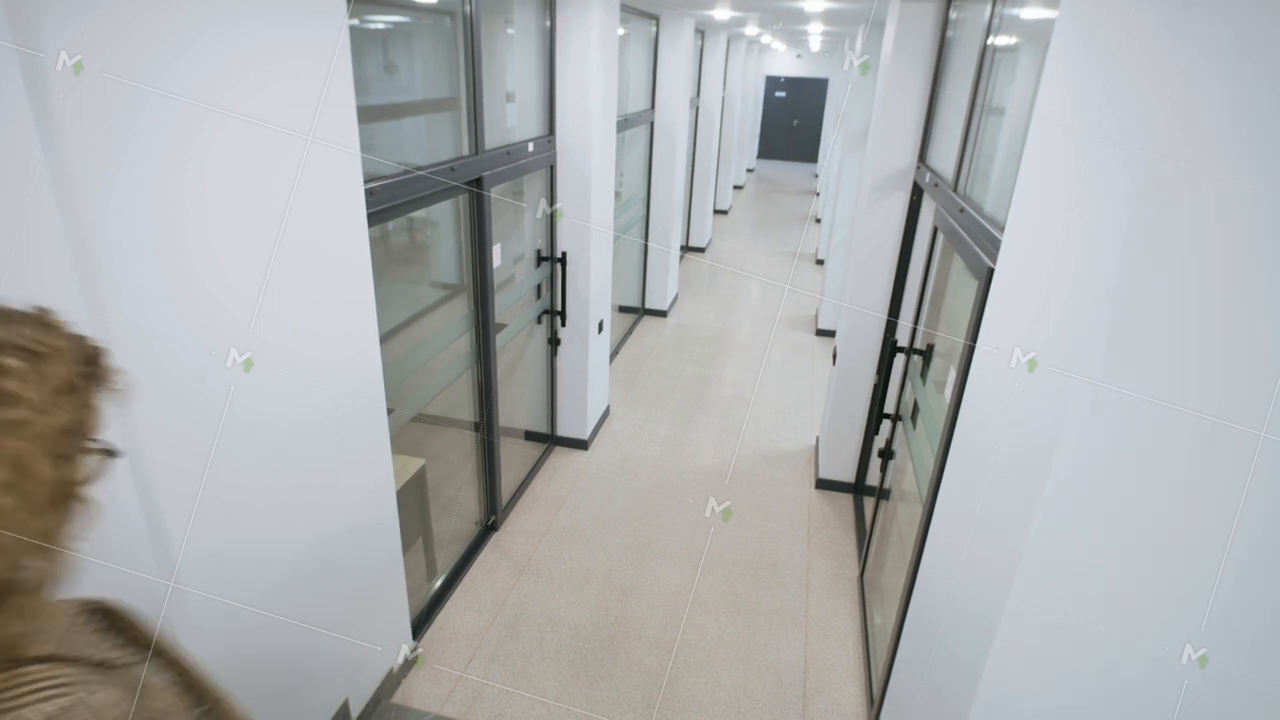
#> input picture frame 95 of code/AI/roi/test.mp4, 1280 x 720 px
$ python roi_test2.py
#> lines starting #> are read from the running program, lines starting #| are printed output that depends on the picture; after the words box and inside, x2 and y2 are one past the last pixel; in counts of white or black regions, pixels touching at a corner belong together
import cv2
import numpy as np

cap = cv2.VideoCapture("test.mp4")
ret, frame = cap.read()
#> frame is the input picture: shape (720, 1280, 3); mean B, G, R 175.8, 175.2, 172.8

if not ret:
    print("영상 못 불러옴")
    exit()

roi = np.array([
    (852, 489),
    (916, 184),
    (938, 205),
    (857, 553)
], np.int32)

cv2.polylines(frame, [roi], True, (0, 255, 0), 2)
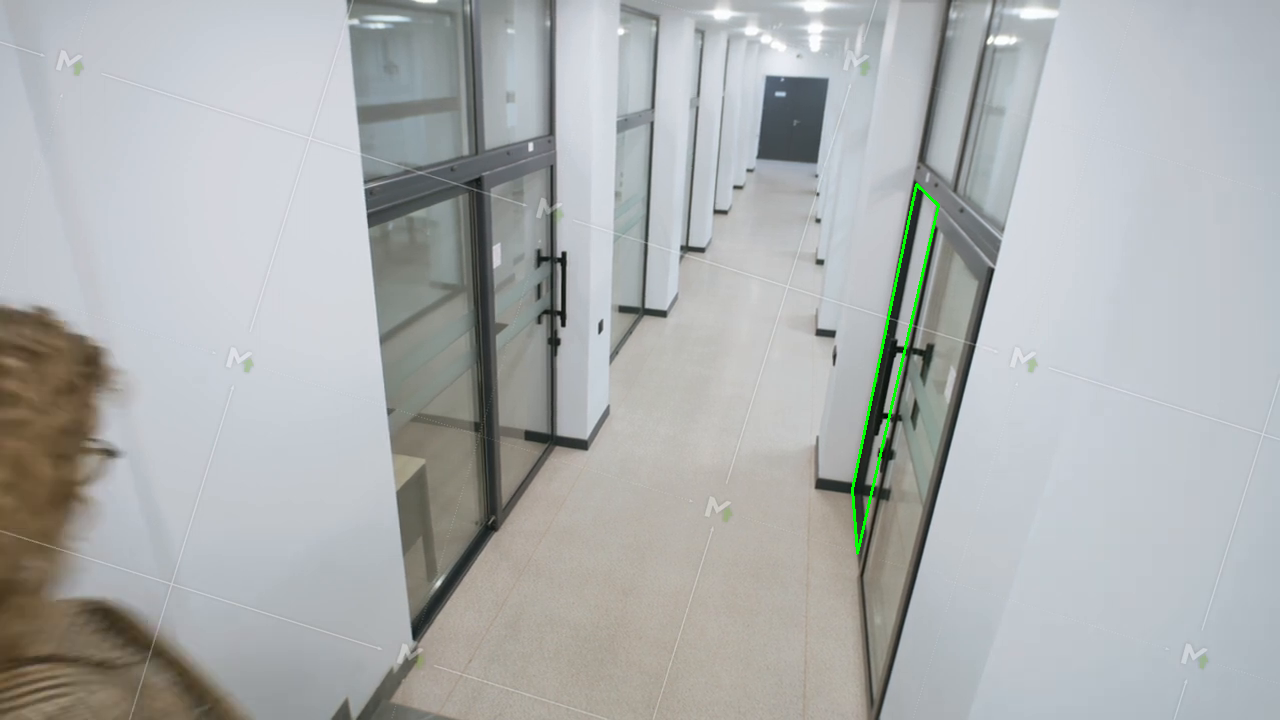
#> frame: shape (720, 1280, 3); 0.24% of pixels changed, all inside (x1, y1, x2, y2) = (851, 183, 940, 555)
cv2.imshow("ROI Check", frame)
cv2.waitKey(0)
cv2.destroyAllWindows()

$ run again, starting later in the video
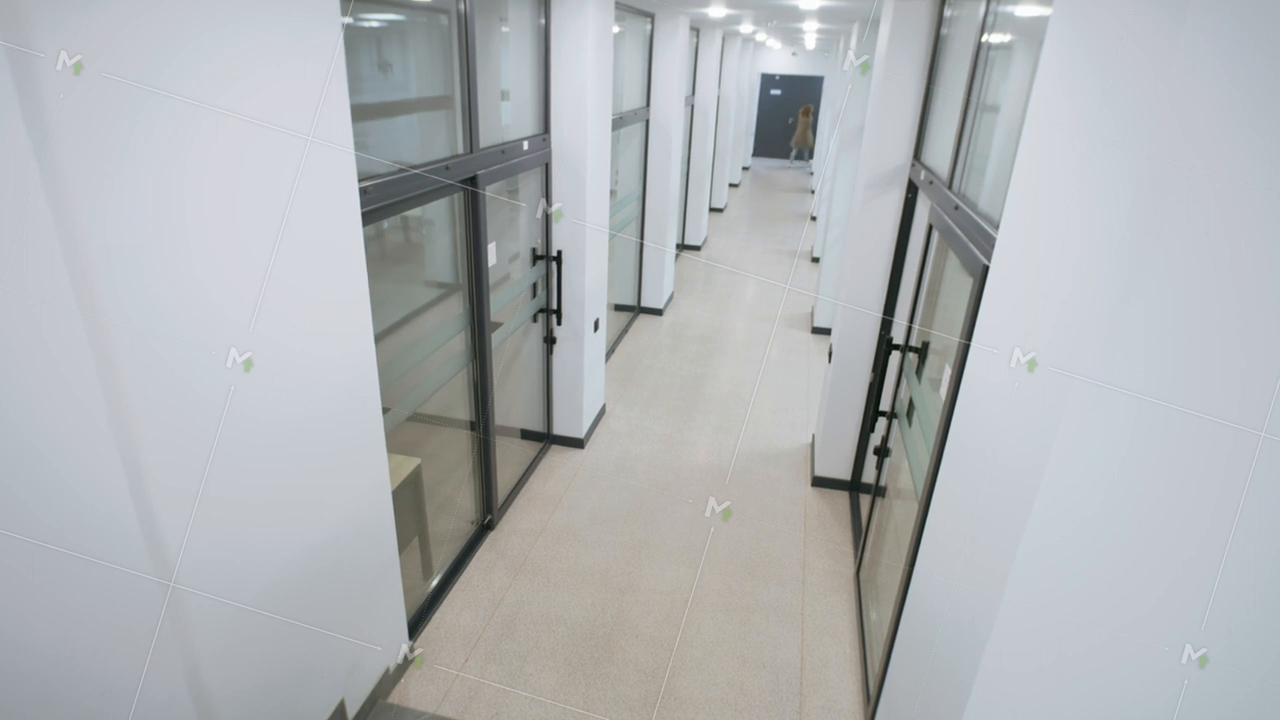
#> input picture frame 427 of code/AI/roi/test.mp4, 1280 x 720 px
#> frame is the input picture: shape (720, 1280, 3); mean B, G, R 182.7, 180.6, 176.9
#> `cv2.polylines(frame, [roi], True, (0, 255, 0), 2)`:
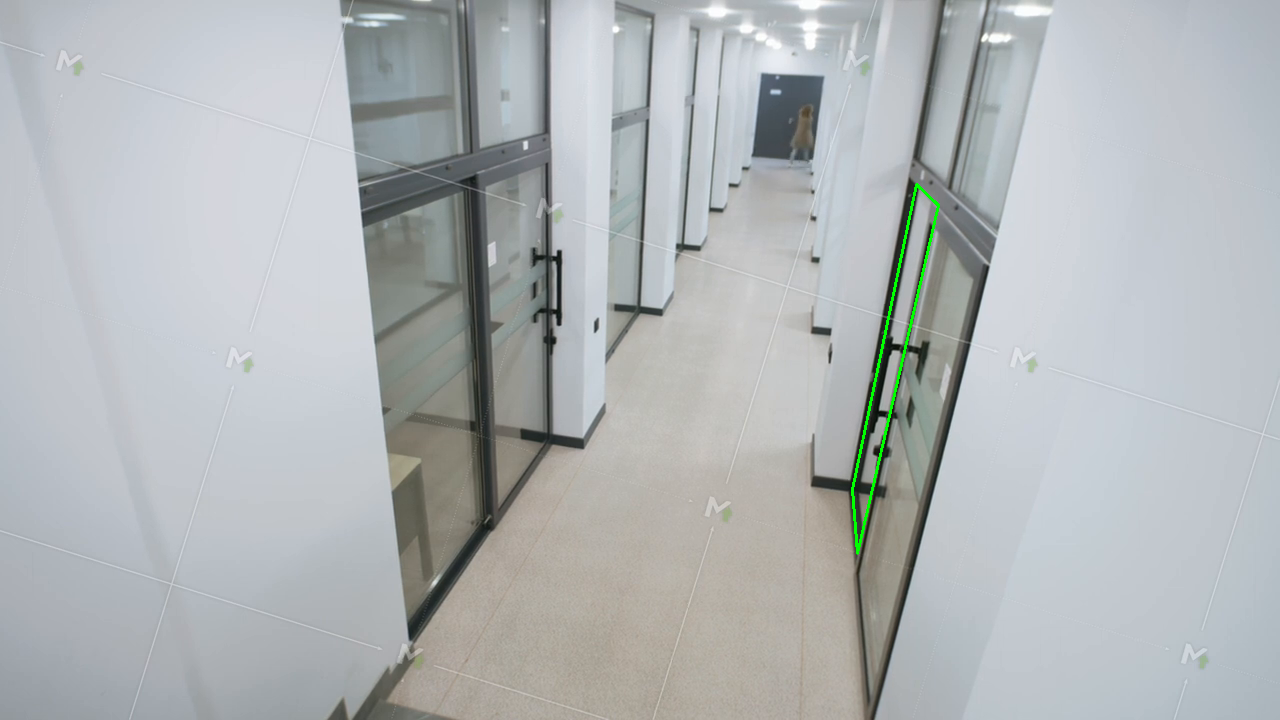
#> frame: shape (720, 1280, 3); 0.24% of pixels changed, all inside (x1, y1, x2, y2) = (851, 183, 940, 555)

$ run again, starting later in the video
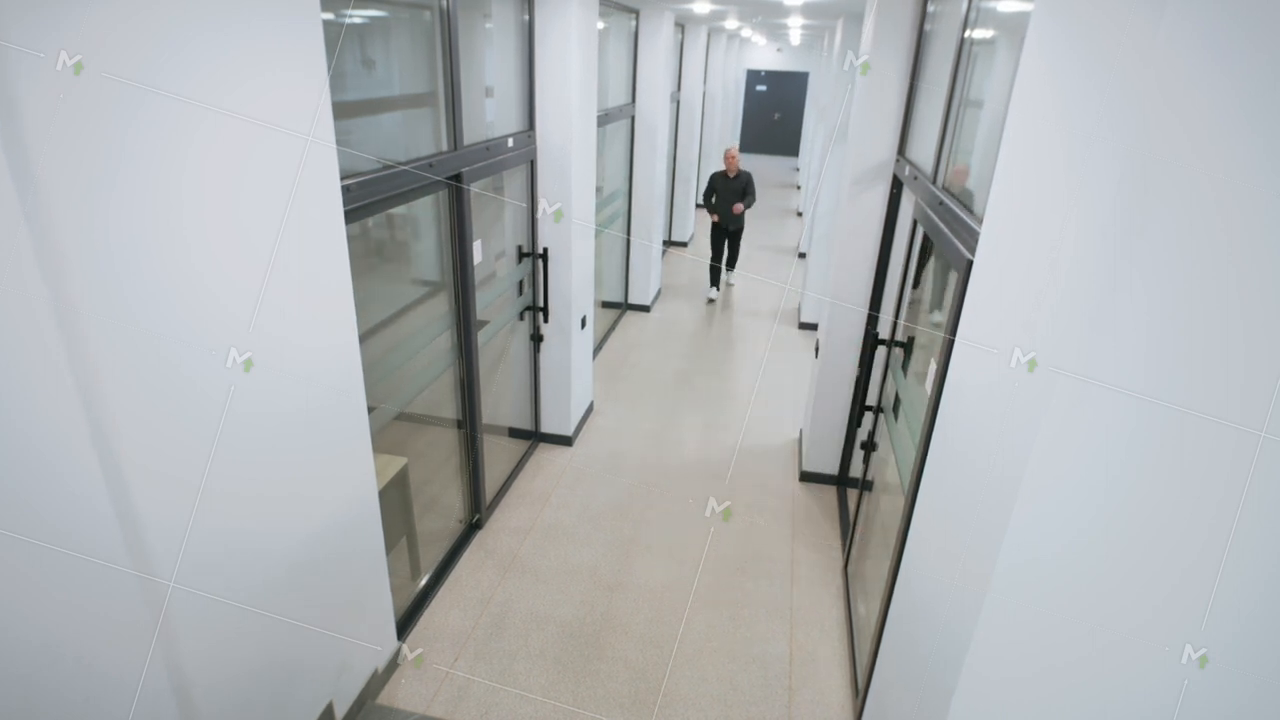
#> input picture frame 760 of code/AI/roi/test.mp4, 1280 x 720 px
#> frame is the input picture: shape (720, 1280, 3); mean B, G, R 180.8, 178.7, 175.2
#> `cv2.polylines(frame, [roi], True, (0, 255, 0), 2)`:
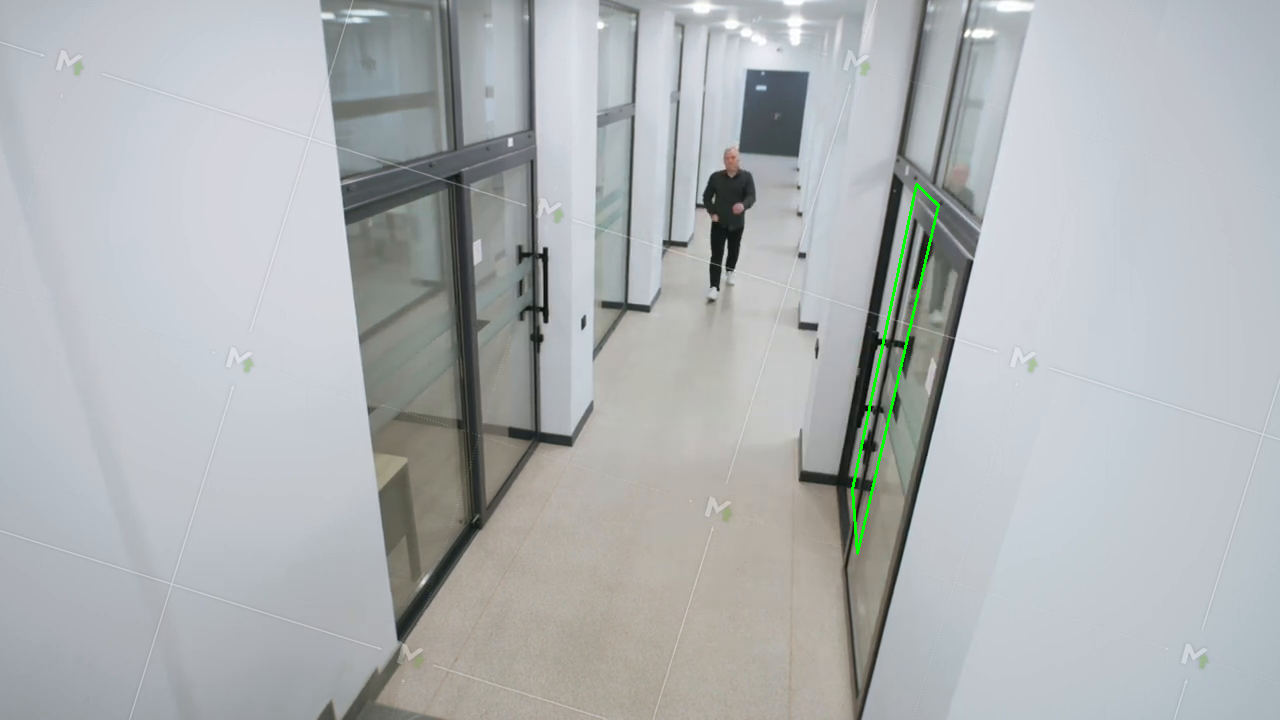
#> frame: shape (720, 1280, 3); 0.24% of pixels changed, all inside (x1, y1, x2, y2) = (851, 183, 940, 555)
